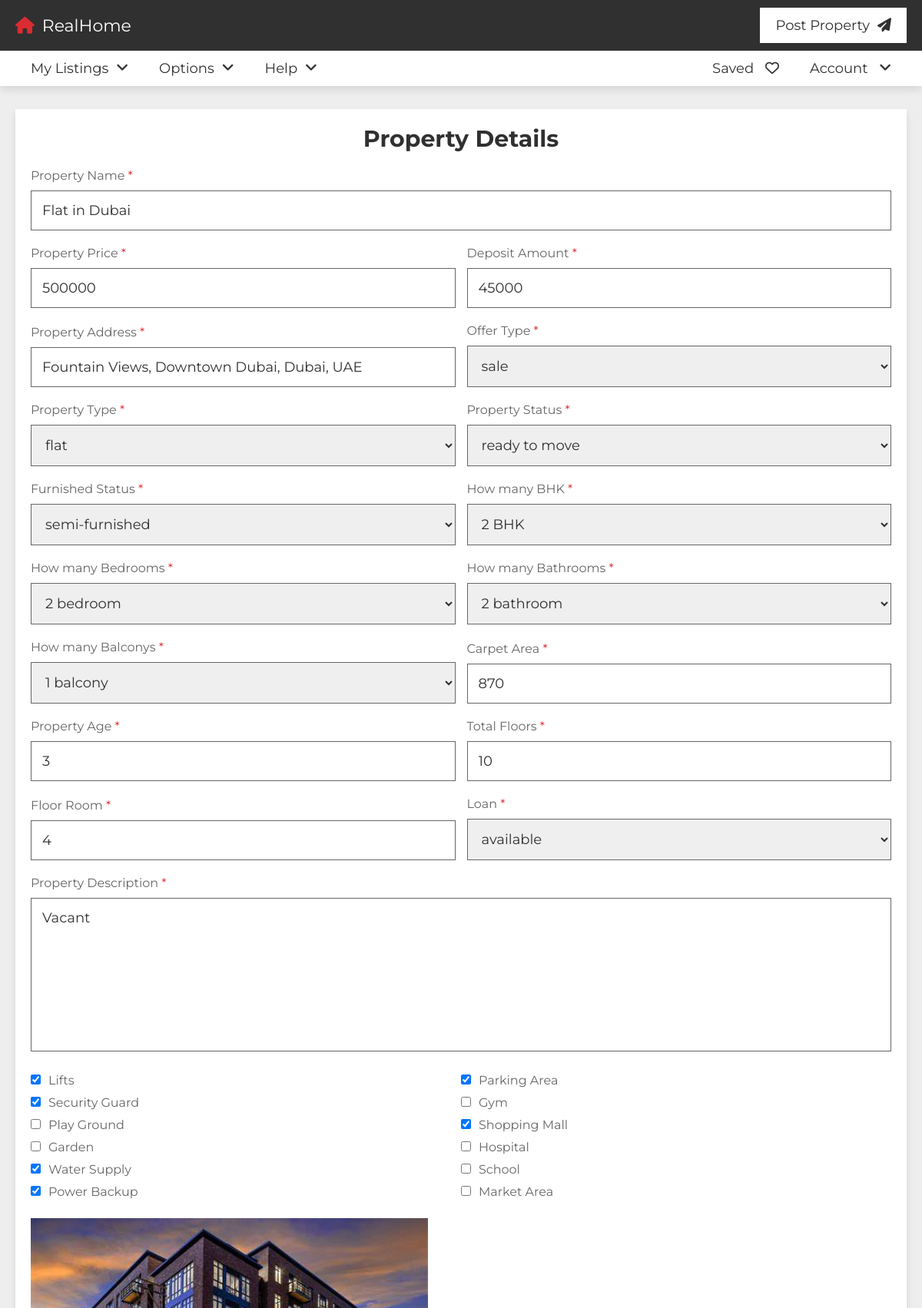
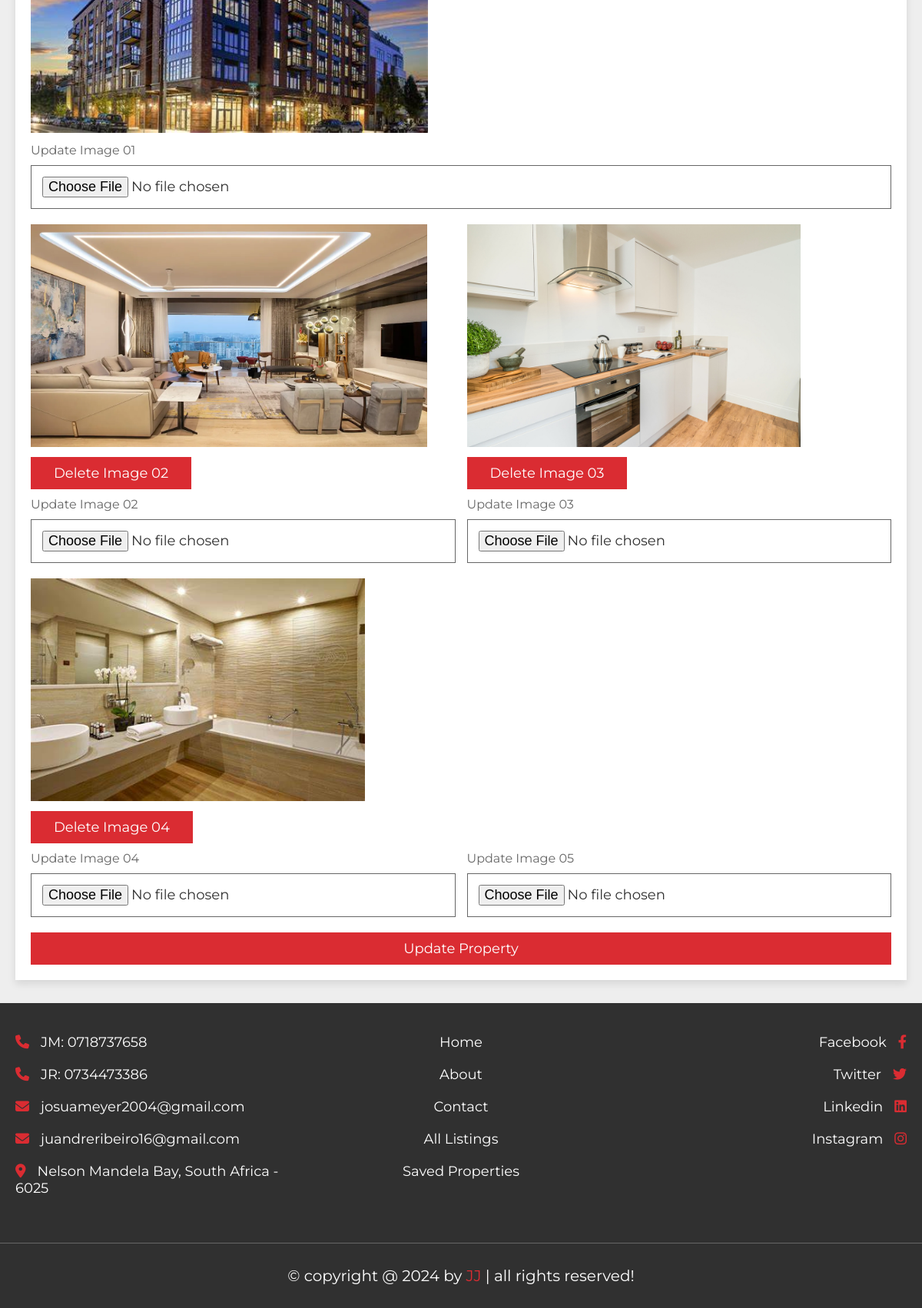
Screenshot of /project/update_property.php?get_id=6PuaFeLUvRe1SWPRlb5m (signed in) with the database file from the repository (2 pictures, top to bottom).
### tables this page shows
CREATE TABLE `property` (
  `id` varchar(20) NOT NULL,
  `user_id` varchar(20) NOT NULL,
  `property_name` varchar(50) NOT NULL,
  `address` varchar(100) NOT NULL,
  `price` varchar(10) NOT NULL,
  `type` varchar(10) NOT NULL,
  `offer` varchar(10) NOT NULL,
  `status` varchar(50) NOT NULL,
  `furnished` varchar(50) NOT NULL,
  `bhk` varchar(10) NOT NULL,
  `deposit` varchar(10) NOT NULL,
  `bedroom` varchar(10) NOT NULL,
  `bathroom` varchar(10) NOT NULL,
  `balcony` varchar(10) NOT NULL,
  `carpet` varchar(10) NOT NULL,
  `age` varchar(2) NOT NULL,
  `total_floors` varchar(2) NOT NULL,
  `room_floor` varchar(2) NOT NULL,
  `loan` varchar(50) NOT NULL,
  `lift` varchar(3) NOT NULL,
  `security_guard` varchar(3) NOT NULL,
  `play_ground` varchar(3) NOT NULL,
  `garden` varchar(3) NOT NULL,
  `water_supply` varchar(3) NOT NULL,
  `power_backup` varchar(3) NOT NULL,
  `parking_area` varchar(3) NOT NULL,
  `gym` varchar(3) NOT NULL,
  `shopping_mall` varchar(3) NOT NULL,
  `hospital` varchar(3) NOT NULL,
  `school` varchar(3) NOT NULL,
  `market_area` varchar(3) NOT NULL,
  `image_01` varchar(50) NOT NULL,
  `image_02` varchar(50) NOT NULL,
  `image_03` varchar(50) NOT NULL,
  `image_04` varchar(50) NOT NULL,
  `image_05` varchar(50) NOT NULL,
  `description` varchar(1000) NOT NULL,
  `date` datetime NOT NULL DEFAULT CURRENT_TIMESTAMP,
  `latitude` varchar(20) NOT NULL,
  `longitude` varchar(20) NOT NULL
);

### project/update_property.php (the view, shortened to what this page needs)
<?php
include 'components/connect.php';
if(isset($_GET['get_id'])){
   $get_id = $_GET['get_id'];
}else{
   $get_id = '';
   header('location:home.php');
}
?>
<!DOCTYPE html>
<html lang="en">
<head>
   <link rel="stylesheet" href="https://cdnjs.cloudflare.com/ajax/libs/font-awesome/6.2.0/css/all.min.css">
   <link rel="stylesheet" href="css/style.css">
</head>
<body>
<?php include 'components/user_header.php'; ?>
<section class="property-form">
   <?php
      $select_properties = $conn->prepare("SELECT * FROM `property` WHERE id = ? ORDER BY date DESC LIMIT 1");
      $select_properties->execute([$get_id]);
      if($select_properties->rowCount() > 0){
         while($fetch_property = $select_properties->fetch(PDO::FETCH_ASSOC)){
   ?>
   <form action="" method="POST" enctype="multipart/form-data">
      <h3>Property Details</h3>
      <div class="box">
         <p>Property Name <span>*</span></p>
         <input type="text" name="property_name" required maxlength="50" placeholder="Enter property name" value="<?= $fetch_property['property_name']; ?>" class="input">
      </div>
      <div class="flex">
         <div class="box">
            <p>Property Price <span>*</span></p>
            <input type="number" name="price" required min="0" max="9999999999" maxlength="10" value="<?= $fetch_property['price']; ?>" placeholder="Enter property price" class="input">
         </div>
         <div class="box">
            <p>Deposit Amount <span>*</span></p>
            <input type="number" name="deposit" required min="0" max="9999999999" value="<?= $fetch_property['deposit']; ?>" maxlength="10" placeholder="Enter deposit amount" class="input">
         </div>
         <div class="box">
            <p>Property Address <span>*</span></p>
            <input type="text" name="address" required maxlength="100" placeholder="Enter property full address" class="input" value="<?= $fetch_property['address']; ?>">
         </div>
         <div class="box">
            <p>Offer Type <span>*</span></p>
            <select name="offer" required class="input">
               <option value="<?= $fetch_property['offer']; ?>" selected><?= $fetch_property['offer']; ?></option>
            </select>
         </div>
         <div class="box">
            <p>Property Type <span>*</span></p>
            <select name="type" required class="input">
               <option value="<?= $fetch_property['type']; ?>" selected><?= $fetch_property['type']; ?></option>
            </select>
         </div>
         <div class="box">
            <p>Property Status <span>*</span></p>
            <select name="status" required class="input">
               <option value="<?= $fetch_property['status']; ?>" selected><?= $fetch_property['status']; ?></option>
            </select>
         </div>
         <div class="box">
            <p>Furnished Status <span>*</span></p>
            <select name="furnished" required class="input">
               <option value="<?= $fetch_property['furnished']; ?>" selected><?= $fetch_property['furnished']; ?></option>
            </select>
         </div>
         <div class="box">
            <p>How many BHK <span>*</span></p>
            <select name="bhk" required class="input">
               <option value="<?= $fetch_property['bhk']; ?>" selected><?= $fetch_property['bhk']; ?> BHK</option>
            </select>
         </div>
         <div class="box">
            <p>How many Bedrooms <span>*</span></p>
            <select name="bedroom" required class="input">
               <option value="<?= $fetch_property['bedroom']; ?>" selected><?= $fetch_property['bedroom']; ?> bedroom</option>
            </select>
         </div>
         <div class="box">
            <p>How many Bathrooms <span>*</span></p>
            <select name="bathroom" required class="input">
               <option value="<?= $fetch_property['bathroom']; ?>" selected><?= $fetch_property['bathroom']; ?> bathroom</option>
            </select>
         </div>
         <div class="box">
            <p>How many Balconys <span>*</span></p>
            <select name="balcony" required class="input">
               <option value="<?= $fetch_property['balcony']; ?>" selected><?= $fetch_property['balcony']; ?> balcony</option>
            </select>
         </div>
         <div class="box">
            <p>Carpet Area <span>*</span></p>
            <input type="number" name="carpet" required min="1" max="9999999999" maxlength="10" placeholder="How many squarefits?" class="input" value="<?= $fetch_property['carpet']; ?>">
         </div>
         <div class="box">
            <p>Property Age <span>*</span></p>
            <input type="number" name="age" required min="0" max="99" maxlength="2" placeholder="How old is the property?" class="input" value="<?= $fetch_property['age']; ?>">
         </div>
         <div class="box">
            <p>Total Floors <span>*</span></p>
            <input type="number" name="total_floors" required min="0" max="99" maxlength="2" placeholder="How many floors are available?" class="input" value="<?= $fetch_property['total_floors']; ?>">
         </div>
         <div class="box">
            <p>Floor Room <span>*</span></p>
            <input type="number" name="room_floor" required min="0" max="99" maxlength="2" placeholder="Property rooms number" class="input" value="<?= $fetch_property['room_floor']; ?>">
         </div>
         <div class="box">
            <p>Loan <span>*</span></p>
            <select name="loan" required class="input">
               <option value="<?= $fetch_property['loan']; ?>" selected><?= $fetch_property['loan']; ?></option>
            </select>
         </div>
      </div>
      <div class="box">
         <p>Property Description <span>*</span></p>
         <textarea name="description" maxlength="1000" class="input" required cols="30" rows="10" placeholder="Write about property..." ><?= $fetch_property['description']; ?></textarea>
      </div>
      <div class="checkbox">
         <div class="box">
            <p><input type="checkbox" name="lift" value="yes" <?php if($fetch_property['lift'] == 'yes'){echo 'checked'; } ?> />Lifts</p>
            <p><input type="checkbox" name="security_guard" value="yes" <?php if($fetch_property['security_guard'] == 'yes'){echo 'checked'; } ?> />Security Guard</p>
            <p><input type="checkbox" name="play_ground" value="yes" <?php if($fetch_property['play_ground'] == 'yes'){echo 'checked'; } ?> />Play Ground</p>
            <p><input type="checkbox" name="garden" value="yes" <?php if($fetch_property['garden'] == 'yes'){echo 'checked'; } ?> />Garden</p>
            <p><input type="checkbox" name="water_supply" value="yes" <?php if($fetch_property['water_supply'] == 'yes'){echo 'checked'; } ?> />Water Supply</p>
            <p><input type="checkbox" name="power_backup" value="yes" <?php if($fetch_property['power_backup'] == 'yes'){echo 'checked'; } ?> />Power Backup</p>
         </div>
         <div class="box">
            <p><input type="checkbox" name="parking_area" value="yes" <?php if($fetch_property['parking_area'] == 'yes'){echo 'checked'; } ?> />Parking Area</p>
            <p><input type="checkbox" name="gym" value="yes" <?php if($fetch_property['gym'] == 'yes'){echo 'checked'; } ?> />Gym</p>
            <p><input type="checkbox" name="shopping_mall" value="yes" <?php if($fetch_property['shopping_mall'] == 'yes'){echo 'checked'; } ?> />Shopping Mall</p>
            <p><input type="checkbox" name="hospital" value="yes" <?php if($fetch_property['hospital'] == 'yes'){echo 'checked'; } ?> />Hospital</p>
            <p><input type="checkbox" name="school" value="yes" <?php if($fetch_property['school'] == 'yes'){echo 'checked'; } ?> />School</p>
            <p><input type="checkbox" name="market_area" value="yes" <?php if($fetch_property['market_area'] == 'yes'){echo 'checked'; } ?> />Market Area</p>
         </div>
      </div>
      <div class="box">
         <img src="uploaded_files/<?= $fetch_property['image_01']; ?>" class="image" alt="">
         <p>Update Image 01</p>
         <input type="file" name="image_01" class="input" accept="image/*">
      </div>
      <div class="flex">
         <div class="box">
            <?php if(!empty($fetch_property['image_02'])){ ?>
            <img src="uploaded_files/<?= $fetch_property['image_02']; ?>" class="image" alt="">
            <input type="submit" value="delete image 02" name="delete_image_02" class="inline-btn" onclick="return confirm('Delete Image 02');">
            <?php } ?>
            <p>Update Image 02</p>
            <input type="file" name="image_02" class="input" accept="image/*">
         </div>
         <div class="box">
            <?php if(!empty($fetch_property['image_03'])){ ?>
            <img src="uploaded_files/<?= $fetch_property['image_03']; ?>" class="image" alt="">
            <input type="submit" value="delete image 03" name="delete_image_03" class="inline-btn" onclick="return confirm('Delete Image 03');">
            <?php } ?>
            <p>Update Image 03</p>
            <input type="file" name="image_03" class="input" accept="image/*">
         </div>
         <div class="box">
            <?php if(!empty($fetch_property['image_04'])){ ?>
            <img src="uploaded_files/<?= $fetch_property['image_04']; ?>" class="image" alt="">
            <input type="submit" value="delete image 04" name="delete_image_04" class="inline-btn" onclick="return confirm('Delete Image 04');">
            <?php } ?>
            <p>Update Image 04</p>
            <input type="file" name="image_04" class="input" accept="image/*">
         </div>
         <div class="box">
            <p>Update Image 05</p>
            <input type="file" name="image_05" class="input" accept="image/*">
         </div>
      </div>
      <input type="submit" value="update property" class="btn" name="update">
   </form>
   <?php
      }
   }else{
      echo '<p class="empty">Property not found! <a href="post_property.php" style="margin-top:1.5rem;" class="btn">Add New</a></p>';
   }
   ?>
</section>
<?php include 'components/footer.php'; ?>
</body>
</html>

### project/css/style.css (style rules this page uses)
:root { --main-color:#DA2C32; --light-color:#666; --light-bg:#eee; --white:#fff; --black:#303030; --border:.1rem solid var(--light-color); --box-shodow:0 .5rem 1rem rgba(0,0,0,.1); }
* { font-family: 'Montserrat', sans-serif; margin: 0; padding: 0; box-sizing: border-box; outline: none; border: none; text-decoration: none; }
html { font-size: 62.5%; overflow-x: hidden; scroll-behavior: smooth; scroll-padding-top: 10rem; }
body { background-color: var(--light-bg); }
section { padding: 3rem 2rem; max-width: 1200px; margin: 0 auto; }
.btn, .inline-btn { margin-top: 1rem; padding: 1rem 3rem; background-color: var(--main-color); color: var(--white); cursor: pointer; text-align: center; font-size: 1.8rem; text-transform: capitalize; }
.btn { display: block; width: 100%; }
.inline-btn { display: inline-block; }
.property-form form { background-color: var(--white); padding: 2rem; box-shadow: var(--box-shodow); }
.property-form form h3 { font-size: 3rem; text-align: center; padding-bottom: 1rem; color: var(--black); text-transform: capitalize; }
.property-form form .flex { display: flex; flex-wrap: wrap; column-gap: 1.5rem; justify-content: space-between; align-items: flex-end; }
.property-form form .box { flex: 1 1 40rem; }
.property-form form .box .input { width: 100%; border: var(--border); margin: 1rem 0; padding: 1.4rem; color: var(--black); font-size: 1.8rem; }
.property-form form textarea { height: 20rem; resize: none; }
.property-form form .box .input option[selected] { background-color: var(--black); color: var(--white); }
.property-form form .box .image { height: 30rem; width: 100%; object-fit: contain; padding-top: 1rem; object-position: left; }
.property-form form .box p { font-size: 1.6rem; color: var(--light-color); padding-top: 1rem; }
.property-form form .box p span { color: var(--main-color); }
.property-form form .checkbox { display: flex; justify-content: space-between; padding-bottom: 1rem; margin: .5rem 0; flex-wrap: wrap; }
.property-form form .checkbox .box { flex: 1 1 20rem; }
.property-form form .checkbox .box input { margin-right: 1rem; cursor: pointer; }

### rows the page displays
property: property_name "Flat in Dubai", price "500000", deposit "45000", address "Fountain Views, Downtown Dubai, Dubai, UAE", offer "sale", type "flat", status "ready to move", furnished "semi-furnished", bhk "2 BHK", bedroom "2 bedroom", bathroom "2 bathroom", balcony "1 balcony", carpet "870", age "3", total_floors "10", room_floor "4", loan "available", description "Vacant", lift "☑", security_guard "☑", water_supply "☑", power_backup "☑", parking_area "☑", shopping_mall "☑", image_01 (picture), image_02 (picture), image_03 (picture), image_04 (picture)
